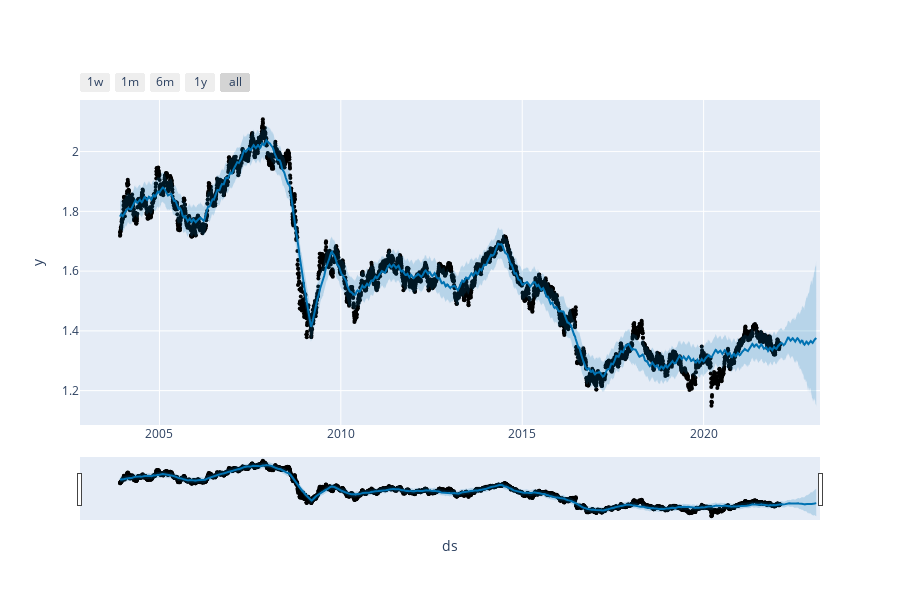

Notebook code for this chart:
### Code cell
from prophet.plot import plot_plotly, plot_components_plotly

plot_plotly(m, forecast)

### Figure 1 — Plotly figure (JSON) as saved in the notebook; plotly's stock layout.template omitted (floating-point values rounded to 4 significant figures; data arrays with more than 128 entries replaced by an {"elided": "..."} marker saying what was removed)
{"data": [{"marker": {"color": "black", "size": 4}, "mode": "markers", "name": "Actual", "x": {"elided": "4730 str values"}, "y": {"elided": "4730 float values"}, "type": "scatter"}, {"hoverinfo": "skip", "line": {"width": 0}, "mode": "lines", "x": {"elided": "5008 str values"}, "y": {"elided": "5008 float values"}, "type": "scatter"}, {"fill": "tonexty", "fillcolor": "rgba(0, 114, 178, 0.2)", "line": {"color": "#0072B2", "width": 2}, "mode": "lines", "name": "Predicted", "x": {"elided": "5008 str values"}, "y": {"elided": "5008 float values"}, "type": "scatter"}, {"fill": "tonexty", "fillcolor": "rgba(0, 114, 178, 0.2)", "hoverinfo": "skip", "line": {"width": 0}, "mode": "lines", "x": {"elided": "5008 str values"}, "y": {"elided": "5008 float values"}, "type": "scatter"}], "layout": {"height": 600, "showlegend": false, "width": 900, "xaxis": {"rangeselector": {"buttons": [{"count": 7, "label": "1w", "step": "day", "stepmode": "backward"}, {"count": 1, "label": "1m", "step": "month", "stepmode": "backward"}, {"count": 6, "label": "6m", "step": "month", "stepmode": "backward"}, {"count": 1, "label": "1y", "step": "year", "stepmode": "backward"}, {"step": "all"}]}, "rangeslider": {"visible": true}, "title": {"text": "ds"}, "type": "date"}, "yaxis": {"title": {"text": "y"}}}}
